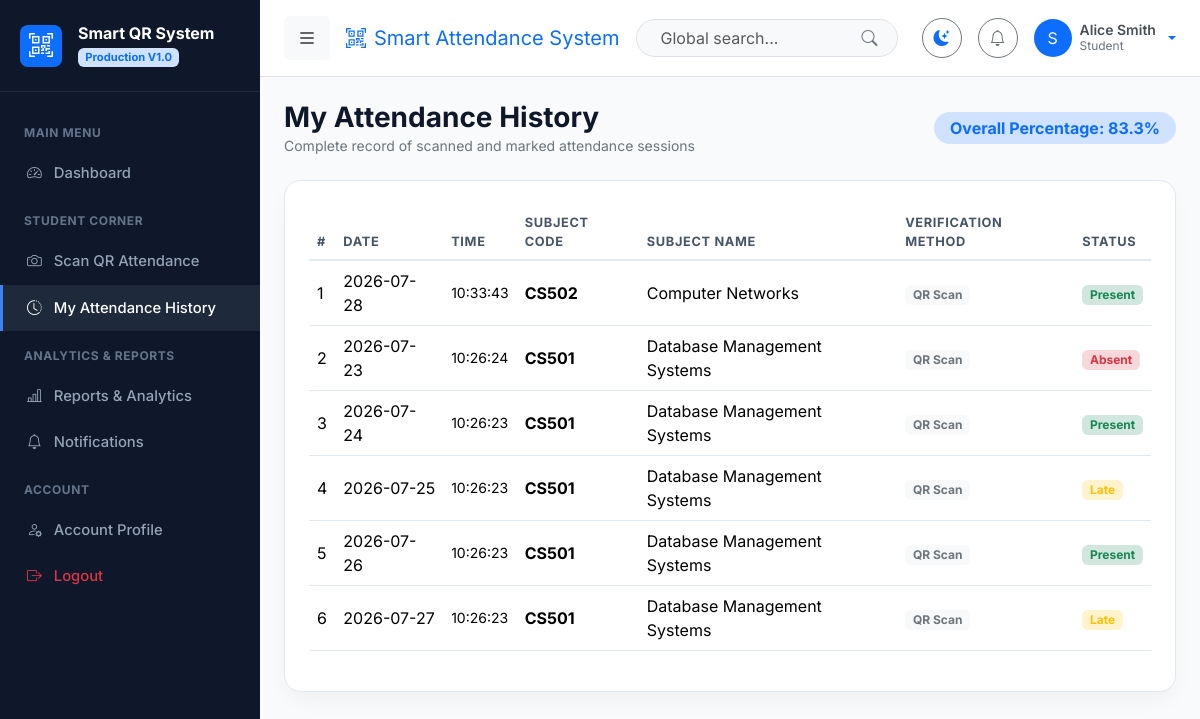
Screenshot of /students/history/ (signed in) with the database file from the repository.
### apps/accounts/models.py (models this page shows, shortened)
class User(AbstractUser):
    class Role(models.TextChoices):
        ADMIN = 'ADMIN', 'Super Admin'
        FACULTY = 'FACULTY', 'Faculty'
        STUDENT = 'STUDENT', 'Student'
    role = models.CharField(max_length=20, choices=Role.choices, default=Role.STUDENT)
    phone_number = models.CharField(max_length=20, blank=True, null=True)
    profile_picture = models.ImageField(upload_to='profiles/', blank=True, null=True)
    address = models.TextField(blank=True, null=True)
    date_of_birth = models.DateField(blank=True, null=True)
    is_approved = models.BooleanField(default=True)
    def is_admin(self):
        return self.role == self.Role.ADMIN or self.is_superuser
    def is_faculty(self):
        return self.role == self.Role.FACULTY
    def is_student(self):
        return self.role == self.Role.STUDENT
    def get_full_name_or_username(self):
        full_name = f"{self.first_name} {self.last_name}".strip()
        return full_name if full_name else self.username

### apps/attendance/models.py (models this page shows, shortened)
class AttendanceRecord(models.Model):
    class Status(models.TextChoices):
        PRESENT = 'PRESENT', 'Present'
        LATE = 'LATE', 'Late'
        ABSENT = 'ABSENT', 'Absent'
    class VerificationMethod(models.TextChoices):
        QR_SCAN = 'QR_SCAN', 'QR Scan'
        MANUAL = 'MANUAL', 'Manual Correction'
        GPS_VERIFIED = 'GPS_VERIFIED', 'GPS Verified QR'
        FACE_VERIFIED = 'FACE_VERIFIED', 'Face Verification'
    student = models.ForeignKey(Student, on_delete=models.CASCADE, related_name='attendance_records')
    session = models.ForeignKey(QRSession, on_delete=models.SET_NULL, null=True, blank=True, related_name='records')
    subject = models.ForeignKey(Subject, on_delete=models.CASCADE, related_name='attendance_records')
    date = models.DateField(default=timezone.now)
    marked_at = models.DateTimeField(auto_now_add=True)
    status = models.CharField(max_length=20, choices=Status.choices, default=Status.PRESENT)
    verification_method = models.CharField(max_length=30, choices=VerificationMethod.choices, default=VerificationMethod.QR_SCAN)
    scanned_latitude = models.DecimalField(max_digits=10, decimal_places=6, blank=True, null=True)
    scanned_longitude = models.DecimalField(max_digits=10, decimal_places=6, blank=True, null=True)
    device_info = models.CharField(max_length=255, blank=True, null=True)
    remarks = models.CharField(max_length=255, blank=True, null=True)
    class Meta:
        ordering = ['-marked_at']
        unique_together = ('student', 'subject', 'date')

### apps/subjects/models.py (models this page shows, shortened)
class Subject(models.Model):
    class SubjectType(models.TextChoices):
        THEORY = 'THEORY', 'Theory'
        LAB = 'LAB', 'Practical / Lab'
        PROJECT = 'PROJECT', 'Project'
    code = models.CharField(max_length=20, unique=True)
    name = models.CharField(max_length=150)
    subject_type = models.CharField(max_length=20, choices=SubjectType.choices, default=SubjectType.THEORY)
    credits = models.IntegerField(default=3)
    department = models.ForeignKey(Department, on_delete=models.CASCADE, related_name='subjects')
    course = models.ForeignKey(Course, on_delete=models.CASCADE, related_name='subjects')
    semester = models.ForeignKey(Semester, on_delete=models.CASCADE, related_name='subjects')
    class Meta:
        ordering = ['name']

### apps/students/views.py (the view)
# urls.py: path('history/', views.student_history_view, name='history'),
@login_required
def student_history_view(request):
    if request.user.is_student():
        student = request.user.student_profile
    else:
        student = Student.objects.first()
    records = AttendanceRecord.objects.filter(student=student).select_related('subject', 'session__faculty__user')
    attendance_pct = student.get_attendance_percentage() if student else 100.0
    return render(request, 'students/attendance_history.html', {
        'records': records,
        'student': student,
        'attendance_pct': attendance_pct
    })

### apps/notifications/context_processors.py (called while the page is built)
def unread_notifications_processor(request):
    if request.user.is_authenticated:
        unread_count = Notification.objects.filter(user=request.user, is_read=False).count()
        recent_notifications = Notification.objects.filter(user=request.user)[:5]
        return {
            'unread_notifications_count': unread_count,
            'recent_notifications': recent_notifications,
        }
    return {
        'unread_notifications_count': 0,
        'recent_notifications': [],
    }

### apps/students/models.py (called while the page is built)
    def get_attendance_percentage(self, subject=None):
        from apps.attendance.models import AttendanceRecord
        records = AttendanceRecord.objects.filter(student=self)
        if subject:
            records = records.filter(subject=subject)
        total = records.count()
        if total == 0:
            return 100.0
        present = records.filter(status__in=['PRESENT', 'LATE']).count()
        return round((present / total) * 100, 1)

### templates/students/attendance_history.html (shortened to what this page needs)
{% extends 'base.html' %}
{% block content %}
<div class="d-flex justify-content-between align-items-center mb-4">
    <div>
        <h3 class="fw-bold m-0">My Attendance History</h3>
        <p class="text-secondary small m-0">Complete record of scanned and marked attendance sessions</p>
    </div>
    <div class="badge bg-primary-subtle text-primary fs-6 px-3 py-2 rounded-pill">
        Overall Percentage: {{ attendance_pct }}%
    </div>
</div>
<div class="card card-custom p-4">
    <div class="table-responsive">
        <table class="table table-custom align-middle">
            <thead>
                <tr>
                    <th>#</th>
                    <th>Date</th>
                    <th>Time</th>
                    <th>Subject Code</th>
                    <th>Subject Name</th>
                    <th>Verification Method</th>
                    <th>Status</th>
                </tr>
            </thead>
            <tbody>
                {% for r in records %}
                    <tr>
                        <td>{{ forloop.counter }}</td>
                        <td>{{ r.date|date:"Y-m-d" }}</td>
                        <td class="small">{{ r.marked_at|date:"H:i:s" }}</td>
                        <td><b>{{ r.subject.code }}</b></td>
                        <td>{{ r.subject.name }}</td>
                        <td><span class="badge bg-body-tertiary text-secondary">{{ r.get_verification_method_display }}</span></td>
                        <td>
                            <span class="badge bg-{% if r.status == 'PRESENT' %}success{% elif r.status == 'LATE' %}warning{% else %}danger{% endif %}-subtle text-{% if r.status == 'PRESENT' %}success{% elif r.status == 'LATE' %}warning{% else %}danger{% endif %} fw-bold">
                                {{ r.get_status_display }}
                            </span>
                        </td>
                    </tr>
                {% empty %}
                    <tr><td colspan="7" class="text-center text-secondary py-4">No attendance history records found.</td></tr>
                {% endfor %}
            </tbody>
        </table>
    </div>
</div>
{% endblock %}

### templates/navbar.html (shortened to what this page needs)
<nav class="navbar navbar-expand-lg border-bottom px-4 py-3 sticky-top bg-body">
    <div class="container-fluid p-0">
        <button class="btn btn-light me-3 d-flex align-items-center" id="sidebar-toggle" title="Toggle Navigation">
            <i class="bi bi-list fs-5"></i>
        </button>
        <span class="navbar-brand font-bold fs-5 d-none d-md-block text-primary">
            <i class="bi bi-qr-code-scan me-2"></i>Smart Attendance System
        </span>
        <form class="d-none d-md-flex ms-auto me-4 position-relative" style="max-width: 320px;" action="{% url 'reports:index' %}" method="GET">
            <input class="form-control rounded-pill ps-4 pe-5 bg-body-tertiary" type="search" name="query" placeholder="Global search..." aria-label="Search">
            <button class="btn border-0 position-absolute end-0 top-50 translate-middle-y me-2 text-secondary" type="submit">
                <i class="bi bi-search"></i>
            </button>
        </form>
        <div class="d-flex align-items-center gap-3 ms-auto ms-md-0">
            <button class="btn btn-outline-secondary rounded-circle d-flex align-items-center justify-content-center" id="theme-toggle-btn" style="width: 40px; height: 40px;" title="Toggle Dark/Light Mode">
                <i class="bi bi-moon-stars-fill text-primary"></i>
            </button>
            <div class="dropdown">
                <button class="btn btn-outline-secondary rounded-circle position-relative d-flex align-items-center justify-content-center" style="width: 40px; height: 40px;" data-bs-toggle="dropdown" aria-expanded="false">
                    <i class="bi bi-bell"></i>
                </button>
            </div>
            <div class="dropdown">
                <a href="#" class="d-flex align-items-center text-decoration-none dropdown-toggle gap-2" data-bs-toggle="dropdown" aria-expanded="false">
                    {% if user.profile_picture %}
                        <img src="{{ user.profile_picture.url }}" alt="User" width="38" height="38" class="rounded-circle object-fit-cover">
                    {% else %}
                        <div class="rounded-circle bg-primary text-white d-flex align-items-center justify-content-center font-bold" style="width: 38px; height: 38px;">
                            {{ user.username|slice:":1"|upper }}
                        </div>
                    {% endif %}
                    <div class="d-none d-lg-block text-start" style="line-height: 1.2;">
                        <div class="fw-semibold text-dark-emphasis small">{{ user.get_full_name_or_username }}</div>
                        <div class="text-secondary extra-small" style="font-size: 0.75rem;">{{ user.get_role_display }}</div>
                    </div>
                </a>
            </div>
        </div>
    </div>
</nav>

### static/css/style.css (style rules this page uses)
:root { --bg-body: #f8fafc; --bg-card: #ffffff; --text-primary: #0f172a; --text-secondary: #475569; --border-color: #e2e8f0; --sidebar-bg: #0f172a; --sidebar-text: #94a3b8; --sidebar-hover: #1e293b; --sidebar-active: #3b82f6; --accent-gradient: linear-gradient(135deg, #3b82f6 0%, #2563eb 100%); --card-shadow: 0 10px 25px -5px rgba(0, 0, 0, 0.05), 0 8px 10px -6px rgba(0, 0, 0, 0.01); }
body { font-family: 'Inter', system-ui, -apple-system, sans-serif; background-color: var(--bg-body); color: var(--text-primary); min-height: 100vh; transition: background-color 0.3s ease, color 0.3s ease; }
.card-custom { background-color: var(--bg-card); border: 1px solid var(--border-color); border-radius: 1rem; box-shadow: var(--card-shadow); transition: transform 0.2s ease, box-shadow 0.2s ease; }
.table-custom { color: var(--text-primary); }
.table-custom th { font-size: 0.8rem; text-transform: uppercase; letter-spacing: 0.05em; color: var(--text-secondary); border-bottom: 2px solid var(--border-color); }
.table-custom td { vertical-align: middle; border-bottom: 1px solid var(--border-color); }

### rows the page displays
User: username "S", get_full_name_or_username "Alice Smith", role "Student"
AttendanceRecord: date "2026-07-28", marked_at "10:33:43", subject.code "CS502", subject.name "Computer Networks", verification_method "QR Scan", status "Present"
AttendanceRecord: date "2026-07-23", marked_at "10:26:24", subject.code "CS501", subject.name "Database Management Systems", verification_method "QR Scan", status "Absent"
AttendanceRecord: date "2026-07-24", marked_at "10:26:23", subject.code "CS501", subject.name "Database Management Systems", verification_method "QR Scan", status "Present"
AttendanceRecord: date "2026-07-25", marked_at "10:26:23", subject.code "CS501", subject.name "Database Management Systems", verification_method "QR Scan", status "Late"
AttendanceRecord: date "2026-07-26", marked_at "10:26:23", subject.code "CS501", subject.name "Database Management Systems", verification_method "QR Scan", status "Present"
AttendanceRecord: date "2026-07-27", marked_at "10:26:23", subject.code "CS501", subject.name "Database Management Systems", verification_method "QR Scan", status "Late"

### other values shown
{{ attendance_pct }} "83.3"
